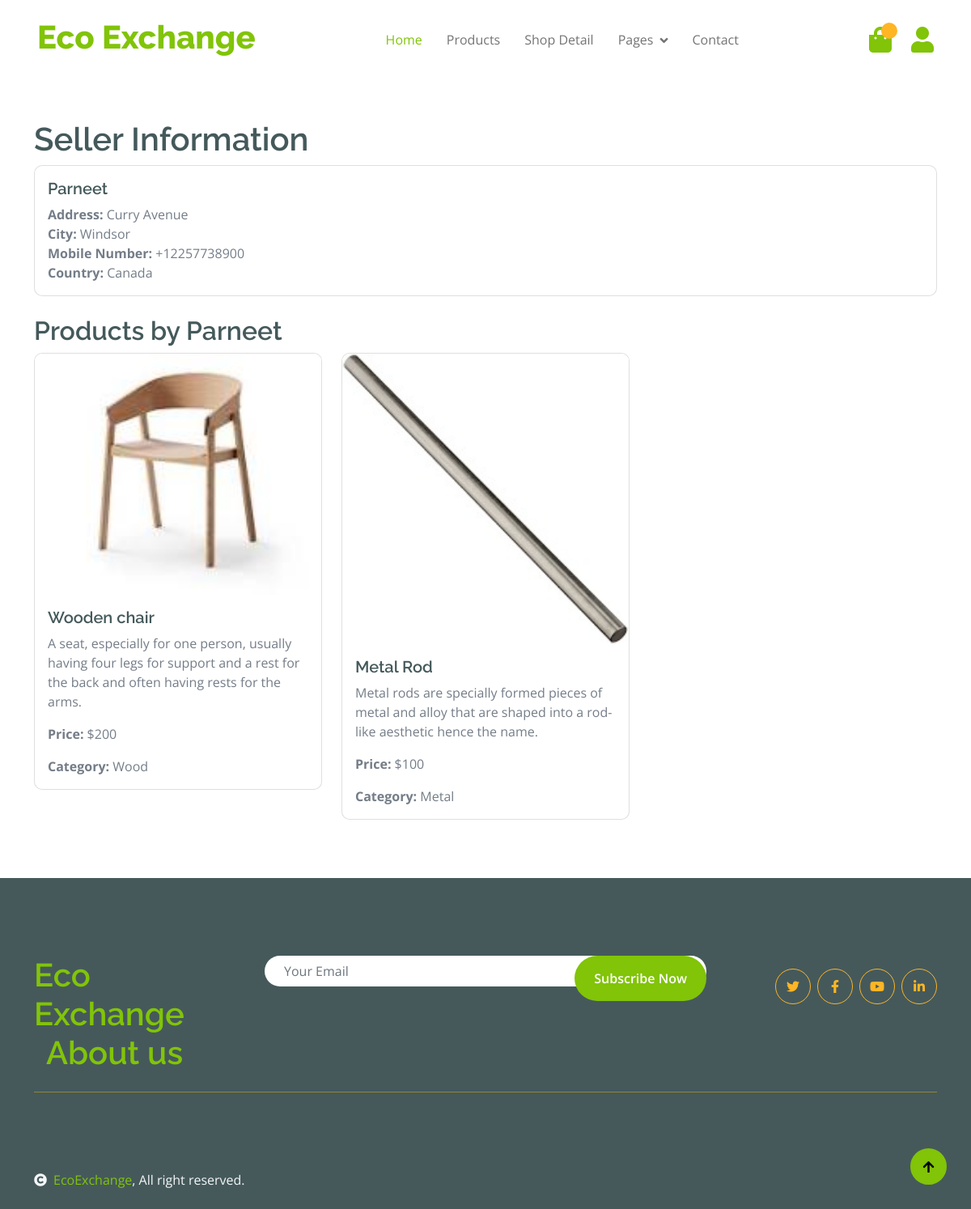
The page /seller/2/ on the database its author committed.
### user_details/models.py (models this page shows)
class Member(User):
    address = models.TextField(null=True, blank=True)
    city = models.CharField(max_length=200, null=True, blank=True)
    mobile_no = PhoneNumberField(unique=True, null=True, blank=True)
    country = models.CharField(max_length=200, null=True, blank=True)
    coin_balance = models.IntegerField(default=0)

### product/models.py (models this page shows, shortened)
class Product(models.Model):
    CATEGORY_CHOICES = [
        ('PAPER', 'Paper'),
        ('PLASTIC', 'Plastic'),
        ('GLASS', 'Glass'),
        ('METAL', 'Metal'),
        ('ELECTRONICS', 'Electronics'),
        ('ORGANIC', 'Organic'),
        ('TEXTILES', 'Textiles'),
        ('BATTERIES', 'Batteries'),
        ('WOOD', 'Wood'),
        ('RUBBER', 'Rubber'),
        ('MIXED_MATERIALS', 'Mixed Materials'),
    ]
    product_id = models.AutoField(primary_key=True)
    product_name = models.CharField(max_length=255)
    product_description = models.TextField()
    image = models.ImageField(upload_to='img/')
    quantity = models.IntegerField(validators=[MinValueValidator(0)])
    price = models.IntegerField()
    category = models.CharField(max_length=50, choices=CATEGORY_CHOICES)
    user = models.ForeignKey(Member, on_delete=models.CASCADE)

### user_details/views.py (the view)
# urls.py: path('seller/<int:user_id>/', views.seller_desc_view, name='seller_desc'),
def seller_desc_view(request, user_id):
    seller = get_object_or_404(Member, id=user_id)
    products = Product.objects.filter(user=seller)
    return render(request, 'user_details/seller_desc.html', {'seller': seller, 'products': products})

### user_details/templates/user_details/seller_desc.html
{% extends 'product/base.html' %}
{% load static %}
{% block body %}
<div class="container mt-5">
    <h1>Seller Information</h1>
    <div class="card mb-4">
        <div class="card-body">
            <h5 class="card-title">{{ seller.username }}</h5>
            <p class="card-text">
                <strong>Address:</strong> {{ seller.address }}<br>
                <strong>City:</strong> {{ seller.city }}<br>
                <strong>Mobile Number:</strong> {{ seller.mobile_no }}<br>
                <strong>Country:</strong> {{ seller.country }}<br>
            </p>
        </div>
    </div>
    <h2>Products by {{ seller.username }}</h2>
    <div class="row">
        {% for product in products %}
            <div class="col-md-4 mb-4">
                <div class="card">
                    <img src="{{ product.image.url }}" class="card-img-top" alt="{{ product.product_name }}">
                    <div class="card-body">
                        <h5 class="card-title">{{ product.product_name }}</h5>
                        <p class="card-text">{{ product.product_description }}</p>
                        <p class="card-text"><strong>Price:</strong> ${{ product.price }}</p>
                        <p class="card-text"><strong>Category:</strong> {{ product.get_category_display }}</p>
                    </div>
                </div>
            </div>
        {% endfor %}
    </div>
</div>
{% endblock %}

### rows shown on the page
Member: address "Curry Avenue", city "Windsor", mobile_no "+12257738900", country "Canada"
Product: image (picture), product_name "Wooden chair", product_description "A seat, especially for one person, usually having four legs for support and a rest for the back and often having rests for the arms.", price "200", category "Wood"
Product: image (picture), product_name "Metal Rod", product_description "Metal rods are specially formed pieces of metal and alloy that are shaped into a rod-like aesthetic hence the name.", price "100", category "Metal"

### other values the page prints
{{ seller.username }} "Parneet"
